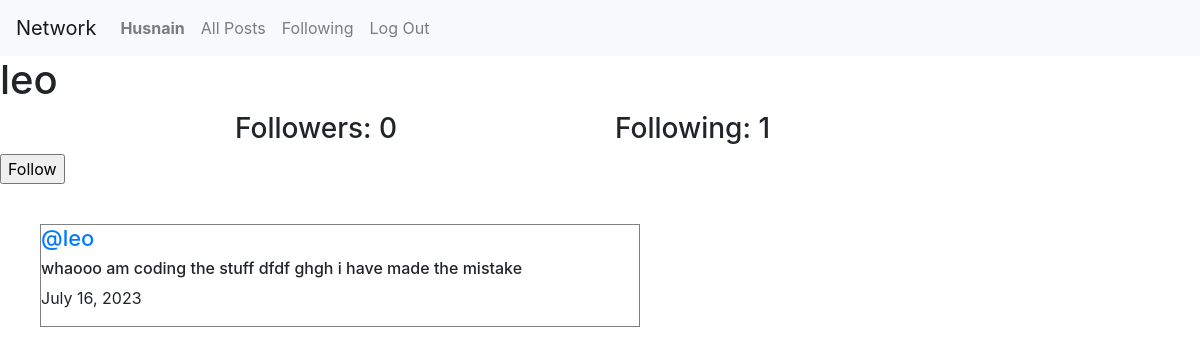
The page /profile/2 (signed in) on the database its author committed.
### network/models.py (models this page shows, shortened)
class User(AbstractUser):
    pass

class Post(models.Model):
    content= models.CharField(max_length=140)
    user=models.ForeignKey(User,on_delete=models.CASCADE,related_name="author")
    date=models.DateField(auto_now_add=True)

### network/views.py (the view)
# urls.py: path('profile/<int:user_id>', views.profile, name='profile'),
def profile(request, user_id):
    user = User.objects.get(pk=user_id)
    allPosts = Post.objects.filter(user=user).order_by("id").reverse()
    following = Follow.objects.filter(user=user)
    followers = Follow.objects.filter(user_follower=user)
    isFollowing = False
    if request.user.is_authenticated:
        checkFollow = followers.filter(user=request.user)
        if checkFollow.exists():
            isFollowing = True
    paginator = Paginator(allPosts, 1)
    page_number = request.GET.get('page')
    posts_of_the_page = paginator.get_page(page_number)
    return render(request, "network/profile.html", {
        "posts_of_the_page": posts_of_the_page,
        "username": user.username,
        "following": following,
        "followers": followers,
        "isFollowing": isFollowing,
        "user_profile": user
    })

### network/templates/network/profile.html (shortened to what this page needs)
{% extends "network/layout.html" %}
{% block body %}
    <h1>{{ username }}</h1>
    <div class="container">
        <div class="row d-flex justify-content-center">
            <h3 class="col-4">Followers: {{ followers.count }}</h3>
            <h3 class="col-4">Following: {{ following.count }}</h3>
        </div>
    </div>
    {% if user.is_authenticated %}
        {% if user != user_profile %}
            {% if isFollowing %}
                <form action="{% url 'unfollow' %}" method="post">
                    {% csrf_token %}
                    <input type="hidden" name="userfollow" value="{{ user_profile.username }}"/>
                    <input type="submit" value="Unfollow"/>
                </form>
            {% else %}
                <form action="{% url 'follow' %}" method="post">
                    <input type="submit" value="Follow"/>
                </form>
            {% endif %}
        {% endif %}
    {% endif %}
    <div class="all-posts">
        {% for post in posts_of_the_page %}
            <div class="post">
                <h5 class="username" style="font-size:22px;"><a href="{% url 'profile' user_id=post.user.id%}">@{{post.user}}</a></h5>
                <h6 class="content">{{ post.content }}</h6>
                <p class="date">{{ post.date }}</p>
            </div>
        {% endfor %}
    </div>
{% endblock %}

### network/templates/network/layout.html (shortened to what this page needs)
{% load static %}
<!DOCTYPE html>
<html lang="en">
    <head>
        <link rel="stylesheet" href="https://stackpath.bootstrapcdn.com/bootstrap/4.4.1/css/bootstrap.min.css">
        <link rel="stylesheet" href="https://cdnjs.cloudflare.com/ajax/libs/font-awesome/5.15.3/css/all.min.css">
        <link rel="stylesheet" href="https://cdnjs.cloudflare.com/ajax/libs/font-awesome/4.7.0/css/font-awesome.min.css">
        <link href="{% static 'network/styles.css' %}" rel="stylesheet">
    </head>
    <body>
        <nav class="navbar navbar-expand-lg navbar-light bg-light">
            <a class="navbar-brand" href="#">Network</a>
            <div>
              <ul class="navbar-nav mr-auto">
                {% if user.is_authenticated %}
                    <li class="nav-item">
                        <a class="nav-link" href="{% url 'profile' user_id=user.id %}"><strong>{{ user.username }}</strong></a>
                    </li>
                {% endif %}
                <li class="nav-item">
                  <a class="nav-link" href="{% url 'index' %}">All Posts</a>
                </li>
                {% if user.is_authenticated %}
                    <li class="nav-item">
                        <a class="nav-link" href="{%url 'following' %}">Following</a>
                    </li>
                    <li class="nav-item">
                        <a class="nav-link" href="{% url 'logout' %}">Log Out</a>
                    </li>
                {% endif %}
              </ul>
            </div>
          </nav>
        <div class="body">
            {% block body %}
            {% endblock %}
        </div>
    </body>
</html>

### network/static/network/styles.css (style rules this page uses)
.all-posts { display: flex; justify-content: flex-start; flex-direction: column; margin: 20px; }
.all-posts .post { border: 0.3px solid gray; display: flex; justify-content: center; flex-direction: column; max-width: 600px; box-sizing: border-box; margin: 20px; }

### rows shown on the page
User: username "Husnain"
User: username "leo"
Post: user "leo", content "whaooo am coding the stuff dfdf ghgh i have made the mistake", date "July 16, 2023"

### other values the page prints
{{ followers.count }} "0"
{{ following.count }} "1"
